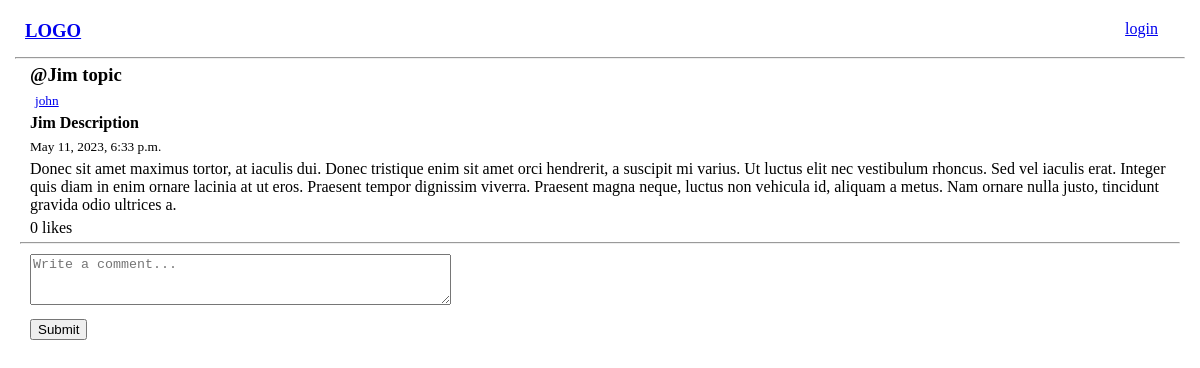
Page /post-detail/6/ on the earlier database version.
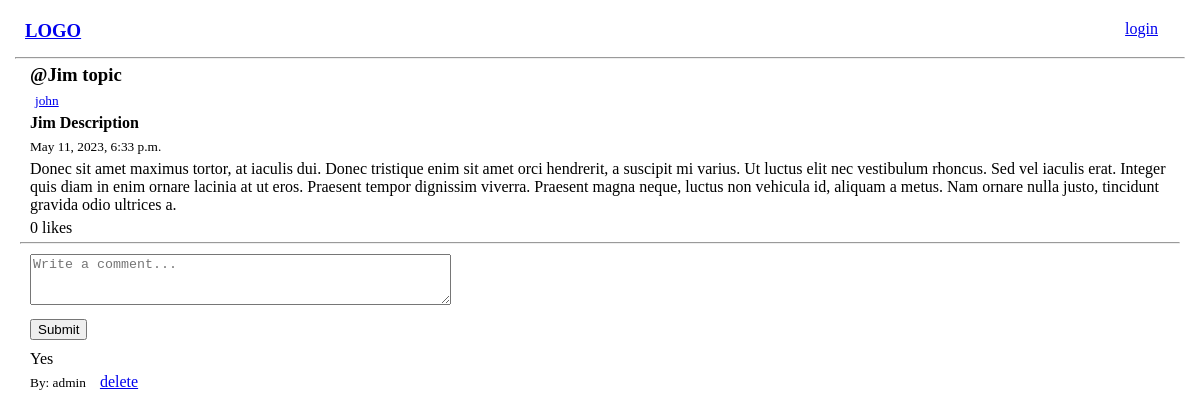
Same page on the later database version.
### base/models.py (models this page shows)
class Comment(models.Model):
  user = models.ForeignKey(User, on_delete=models.CASCADE, related_name='user_commennts')
  post = models.ForeignKey(Post, on_delete=models.CASCADE, related_name='post_comments')
  content = models.TextField()
  comment_date = models.DateTimeField(auto_now_add=True)

class User(AbstractUser):
  name = models.CharField(max_length=200, null=True)
  email = models.EmailField(unique=True, null=True)
  bio = models.TextField(blank=True ,null=True)
  USERNAME_FIELD = 'email'
  REQUIRED_FIELDS = []

### base/views.py (the view, shortened to what this page needs)
# urls.py: path('post-detail/<str:pk>/', views.expandPost, name='post-details'),
def expandPost(request, pk):
  post = Post.objects.get(id=pk)
  post_comments = post.post_comments.all()
  context = {'post': post, 'post_comments': post_comments}
  return render(request, 'base/expand_post.html', context)

### base/templates/base/expand_post.html (shortened to what this page needs)
{% extends 'main.html' %} {% load like_tags %} {% load static %}
{% block content %}
<main>
  <div>
    <div class="post-topic">
      <h3>@{{post.topic}}</h3>
      <a href="{% url 'user-profile' post.author.id %}"><small>{{post.author.name}}</small></a>
    </div>
    <div class="post-description">
      <h4>{{post.description}}</h4>
      <small>{{post.post_date}} </small>
    </div>
    <div>
      <p>{{post.body|safe}}</p>
    </div>
    <div>
      <span id="like-count-{{post.id}}">
        {{post.likes.count}}
        {% if post.likes.count == 1 %} like {% else %} likes {%endif%}
      </span>
    </div>
  </div>
  <hr />
  <form action="" id="comment-form" method="POST">
    <div>
      <textarea name="comment-text" cols="50" rows="3" placeholder="Write a comment..."></textarea>
      <br />
      <button type="submit">Submit</button>
    </div>
  </form>
  <div class="comment-section">
    {% for comment in post_comments %}
    <div class="comment">
      <p>{{comment.content}}</p>
      <small>By: {{comment.user.name}}</small>
      <a href="{% url 'delete-comment' comment.id %}">delete</a>
    </div>
    {% endfor %}
  </div>
</main>
{% endblock content %}

Differences in the rows shown:
added Comment: content "Yes", user.name "admin"
